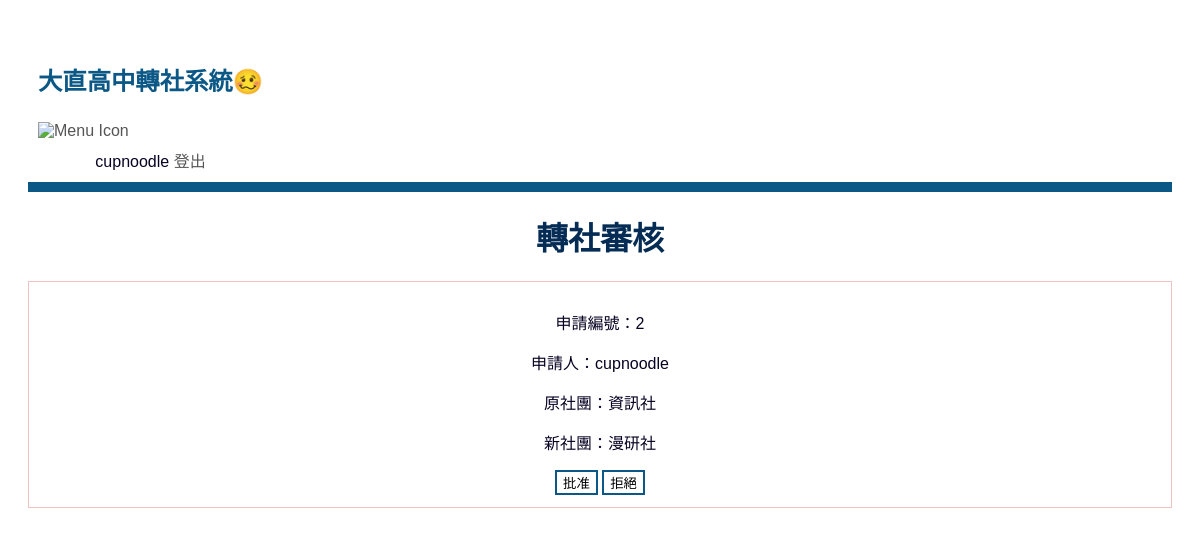
The app's page /transfer/approve/ (signed in), older data.
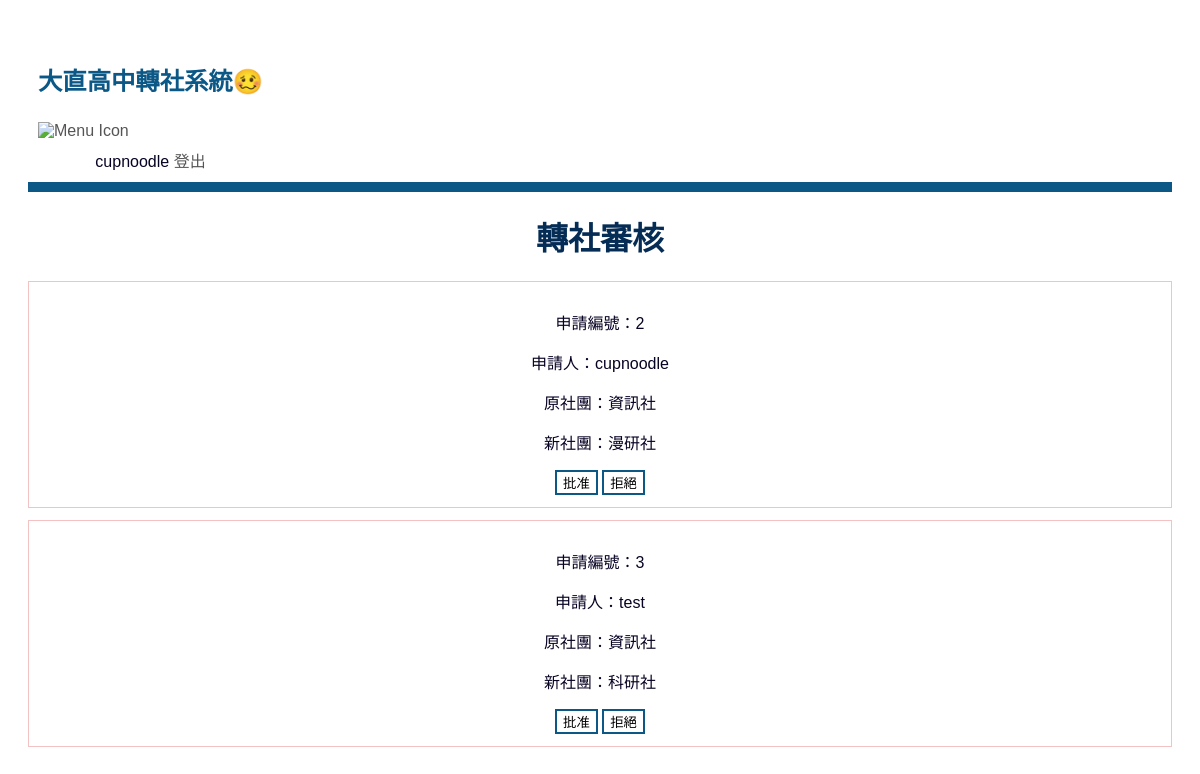
The same page, newer data.
### transfer/models.py (models this page shows, shortened)
class TransferRequest(models.Model):
    STATUS_CHOICES = [
        (0, '原社長審核中'),
        (1, '原老師審核中'),
        (2, '新社長審核中'),
        (3, '新老師審核中'),
        (4, '完成'),
    ]
    student = models.ForeignKey(User, on_delete=models.CASCADE, related_name='transfer_requests', verbose_name="申請人")
    old_club = models.ForeignKey(Club, on_delete=models.CASCADE, related_name='outgoing_requests', verbose_name="原社團")
    new_club = models.ForeignKey(Club, on_delete=models.CASCADE, related_name='incoming_requests', verbose_name="新社團")
    status = models.IntegerField(choices=STATUS_CHOICES, default=0, verbose_name="進度狀態")
    created_at = models.DateTimeField(auto_now_add=True, verbose_name="申請時間")

class Club(models.Model):
    name = models.CharField(max_length=100, unique=True, verbose_name="社團名稱")
    max_participants = models.IntegerField(verbose_name="人數上限")
    founder = models.ForeignKey(User, on_delete=models.SET_NULL, null = True,related_name='founded_clubs', verbose_name="社長")
    teacher = models.ForeignKey(User, on_delete=models.SET_NULL, null = True, related_name='taught_clubs', verbose_name="指導老師")

### transfer/views.py (the view, shortened to what this page needs)
# urls.py: path('approve/', views.pending_approvals, name='pending_approvals'),
@login_required
def pending_approvals(request):
    user = request.user
    pending_requests = TransferRequest.objects.filter(
        Q(status=0, old_club__founder=user) |  # 輪到我這個「原社長」
        Q(status=1, old_club__teacher=user) |  # 輪到我這個「原老師」
        Q(status=2, new_club__founder=user) |  # 輪到我這個「新社長」
        Q(status=3, new_club__teacher=user)    # 輪到我這個「新老師」
    ).distinct()
    return render(request, 'transfer/approve.html', {'requests': pending_requests})

### transfer/templates/transfer/approve.html (shortened to what this page needs)
{% extends "base.html" %}
{% block main %}
    <h1>轉社審核</h1>
    {% if requests %}
        {% for req in requests %}
            <section style="border:1px solid #f3c3c3; padding:12px; margin-bottom:12px;">
                <p>申請編號：{{ req.id }}</p>
                <p>申請人：{{ req.student.username }}</p>
                <p>原社團：{{ req.old_club.name }}</p>
                <p>新社團：{{ req.new_club.name }}</p>
                <form method="post" style="display:inline-block;">
                    <button class="bot" type="submit" name="action" value="approve">批准</button>
                    <button class="bot" type="submit" name="action" value="reject">拒絕</button>
                </form>
            </section>
        {% endfor %}
    {% else %}
        <p>目前沒有任何待審核的轉社申請。</p>
    {% endif %}
{% endblock %}

Row changes from the older to the newer data that the page shows:
added TransferRequest: id "3", student.username "test", old_club.name "資訊社", new_club.name "科研社"
